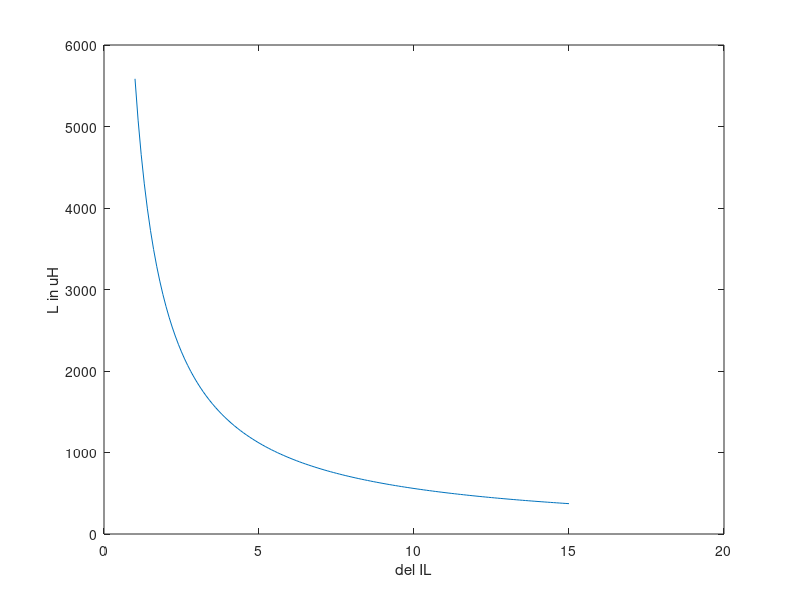

Here is the MATLAB script that generated this plot:
clear all;
close all;
clc;
T=[];
fs=40e3;
Ts=1/fs;
Io=2;
Vomax=5.05;
Vomin=2.5;
Vdmax=21.7;
V_ripple=0.5e-2;
R=2*(Vomax/Io);% Maximum Resistance Means Higher Critical Inductance
D=Vomin/Vdmax; %Minimum D means Max Lc
Lc=((R*Ts)*(1-D))*0.5; %Critical inductance
LL=10*Lc; % Inductor Value=324.2uH
del_Il=[.01:.001:.15];
for i=1:1:length(del_Il)
Lch(i)=((Vomax*(1-D)*Ts)/(del_Il(i)*Io));
end
plot(del_Il*100,(Lch*1e6))
xlabel('del IL')
ylabel('L in uH')
L=470e-6;%Chosen L value
rL=1.4e-3; % 12.4A current rating (datasheet)
% del_IL=((Vo*(1-D)*Ts)/L);
% RC=(V_ripple*Vo)/del_IL;
% CC=(1e-5)/RC;
% C=100e-6;
% rc=.0015;